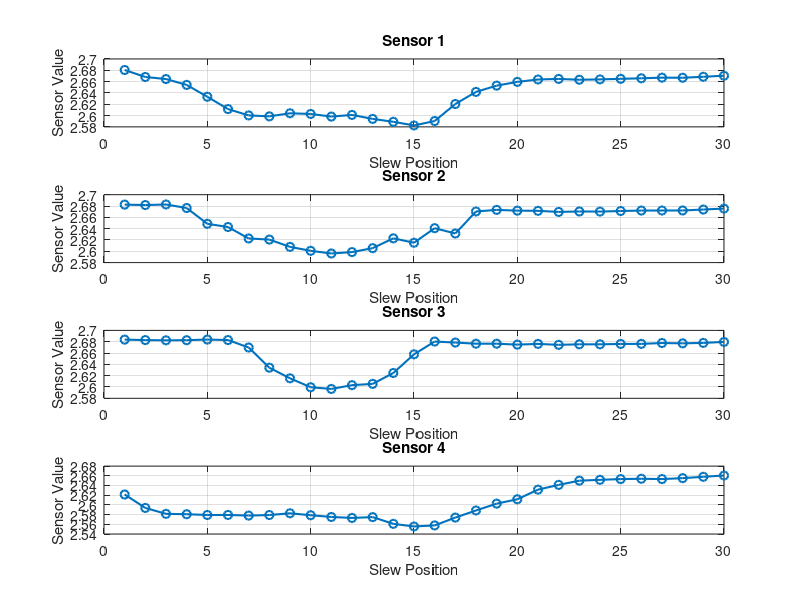
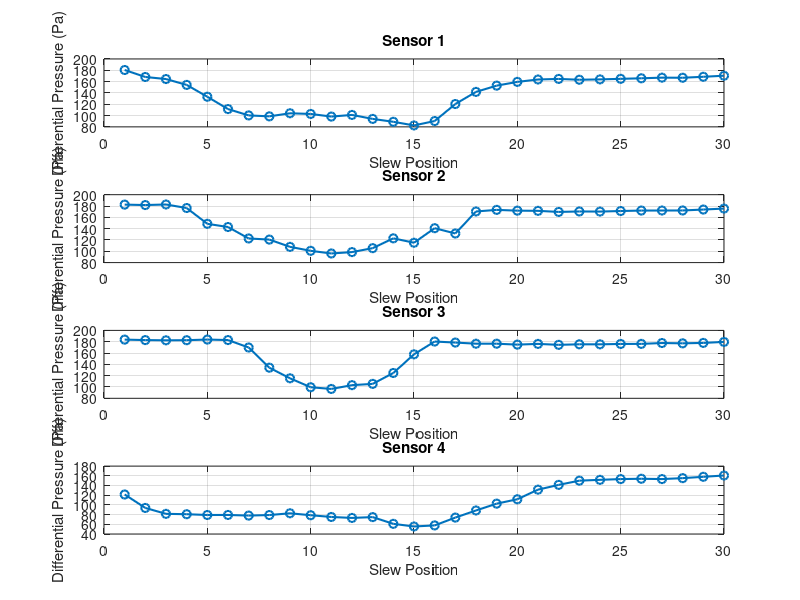
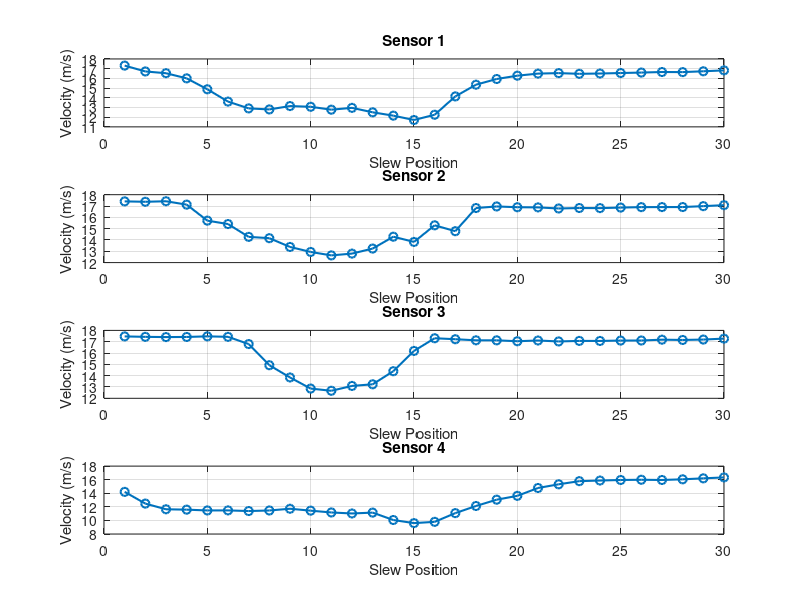

The MATLAB script that drew these images, in order:
%{
% Load the .mat file
loaded_data = load('no_manip_data.mat');

% Access the 3D array from the loaded data (this should be your 30x150x4 array)
data_array = loaded_data.cell_array;

% Access the 1st matrix (this is the 1st slice of the 3D array)
matrix_1 = squeeze(data_array(1, :, :));  % Extract the 1st matrix

% Display the 1st matrix
disp('Matrix 1:');
disp(matrix_1);
%}
% Load the .mat file
loaded_data = load('AF_manip_data.mat');
tare_data = load('tare_manip_data.mat');

% Access the 3D array from the loaded data
data_array = loaded_data.cell_array; % Assuming the 35x150x4 data is stored in 'cell_array'
tare_array = tare_data.cell_array;

% Initialize arrays to store sensor data
num_sensors = size(data_array, 3); % Number of sensors (columns in each matrix)
num_matrices = size(data_array, 1); % Number of matrices (35 in this case)
sensor_data = zeros(num_matrices, num_sensors);
tare_data = zeros(num_matrices, num_sensors);

for i = 1:num_matrices
    for sensor = 1:num_sensors
        tare_samples = squeeze(tare_array(i, :, sensor));
        tare_data(i, sensor) = mean(tare_samples - 2.5);
    end
end

for i = 1:num_matrices
    for sensor = 1:num_sensors
        sensor_data(i, sensor) = mean(data_array(i, :, sensor));
    end
end

sensor_data = sensor_data - tare_data;

diffP = 1000*(sensor_data-2.5);

rho = 1.204; % Density for air

veloc = sqrt(2*diffP / rho);

% Plot each sensor's data
figure;
for sensor = 1:num_sensors
    subplot(num_sensors, 1, sensor); % Create a subplot for each sensor
    plot(sensor_data(:, sensor), 'o-', 'LineWidth', 1.5); % Plot data for the sensor
    title(['Sensor ', num2str(sensor)]);
    xlabel('Slew Position');
    ylabel('Sensor Value');
    grid on;
end

figure;
for sensor = 1:num_sensors
    subplot(num_sensors, 1, sensor); % Create a subplot for each sensor
    plot(diffP(:, sensor), 'o-', 'LineWidth', 1.5); % Plot data for the sensor
    title(['Sensor ', num2str(sensor)]);
    xlabel('Slew Position');
    ylabel('Differential Pressure (Pa)');
    grid on;
end

figure;
for sensor = 1:num_sensors
    subplot(num_sensors, 1, sensor); % Create a subplot for each sensor
    plot(veloc(:, sensor), 'o-', 'LineWidth', 1.5); % Plot data for the sensor
    title(['Sensor ', num2str(sensor)]);
    xlabel('Slew Position');
    ylabel('Velocity (m/s)');
    grid on;
end

